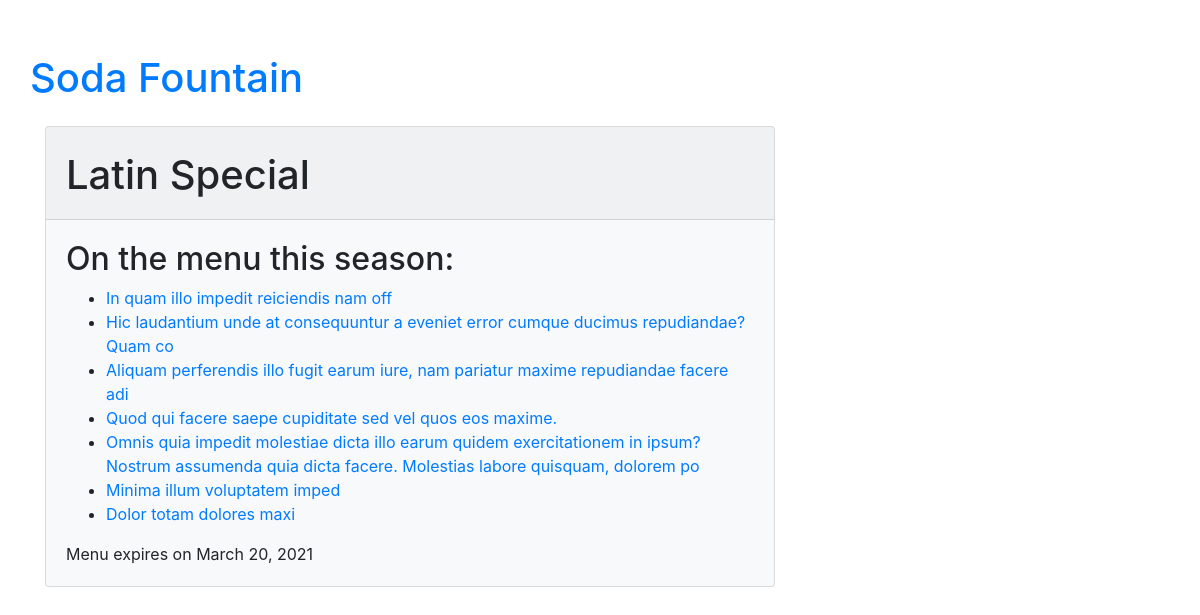
Page /menu/537/ on the committed database.
### menu/models.py (models this page shows, shortened)
class Menu(models.Model):
    season = models.CharField(max_length=20)  # Required Field
    items = models.ManyToManyField('Item', related_name='items')  # Required Field
    created_date = models.DateTimeField(default=timezone.now)  # Auto-set Field
    expiration_date = models.DateField()  # Required Field

class Item(models.Model):
    name = models.CharField(max_length=200)
    description = models.TextField()
    chef = models.ForeignKey('auth.User', on_delete=models.CASCADE,)
    created_date = models.DateTimeField(default=timezone.now)
    standard = models.BooleanField(default=False)
    ingredients = models.ManyToManyField('Ingredient')
    def __str__(self):
        return self.name

### menu/views.py (the view)
# urls.py: path('menu/<pk>/', views.menu_detail, name='menu_detail'),
def menu_detail(request, pk):
    try:
        menu = models.Menu.objects.prefetch_related('items').get(pk=pk)
    except ObjectDoesNotExist:
        raise Http404
    return render(request, 'menu/menu_detail.html', {'menu': menu})

### menu/templates/menu/menu_detail.html (shortened to what this page needs)
{% extends 'base.html' %}
{% block content %}
    <div class="content container">
        <div class="row">
            <div class="col-md-8">
                <div class="card bg-light mb-3">
                    <div class="card-header pt-4">
                        <h1>
                            {{ menu.season }}
                        </h1>
                    </div>
                    <div class="card-body">
                        <h2>On the menu this season:</h2>
                        <ul>
                            {% for item in menu.items.all %}
                                <li><a href="{% url 'menu:item_detail' pk=item.pk %}">{{ item }}</a></li>
                            {% endfor %}
                        </ul>
                        {% if menu.expiration_date %}
                            <div class="date">
                                Menu expires on {{ menu.expiration_date|date:"F j, Y" }}
                            </div>
                        {% endif %}
                    </div>
                </div>
            </div>
        </div>
    </div>
{% endblock %}

### assets/css/menu_styles.css (style rules this page uses)
body { padding: 30px; }

### rows in the picture
Menu: season "Latin Special", expiration_date "March 20, 2021"
Item: name "In quam illo impedit reiciendis nam off"
Item: name "Hic laudantium unde at consequuntur a eveniet error cumque ducimus repudiandae? Quam co"
Item: name "Aliquam perferendis illo fugit earum iure, nam pariatur maxime repudiandae facere adi"
Item: name "Quod qui facere saepe cupiditate sed vel quos eos maxime."
Item: name "Omnis quia impedit molestiae dicta illo earum quidem exercitationem in ipsum? Nostrum assumenda quia dicta facere. Molestias labore quisquam, dolorem po"
Item: name "Minima illum voluptatem imped"
Item: name "Dolor totam dolores maxi"
